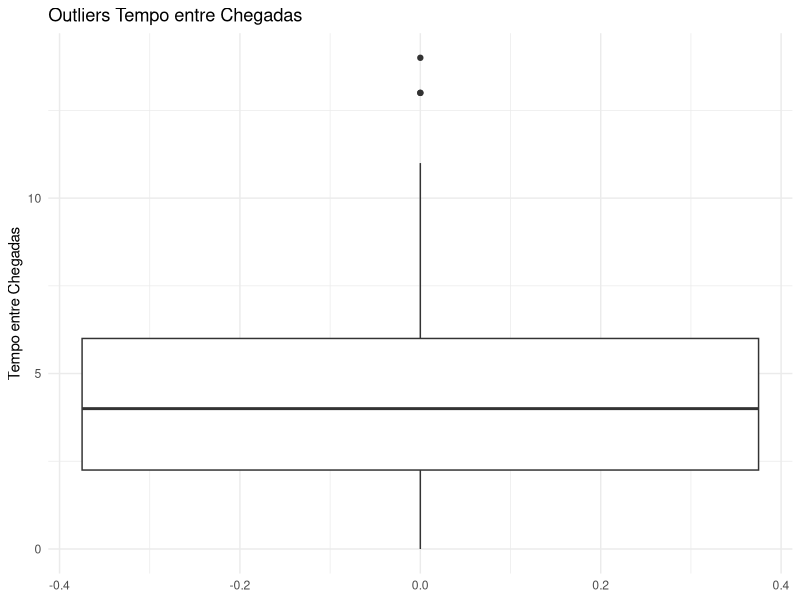
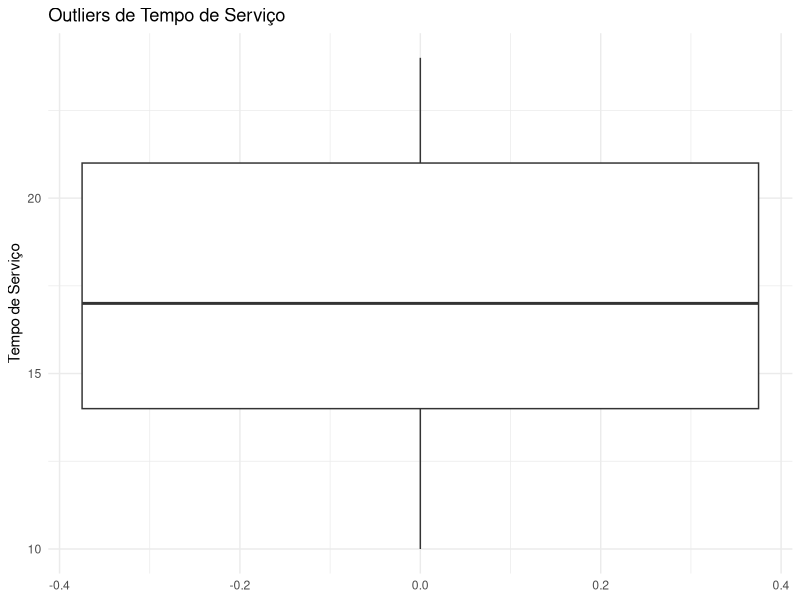
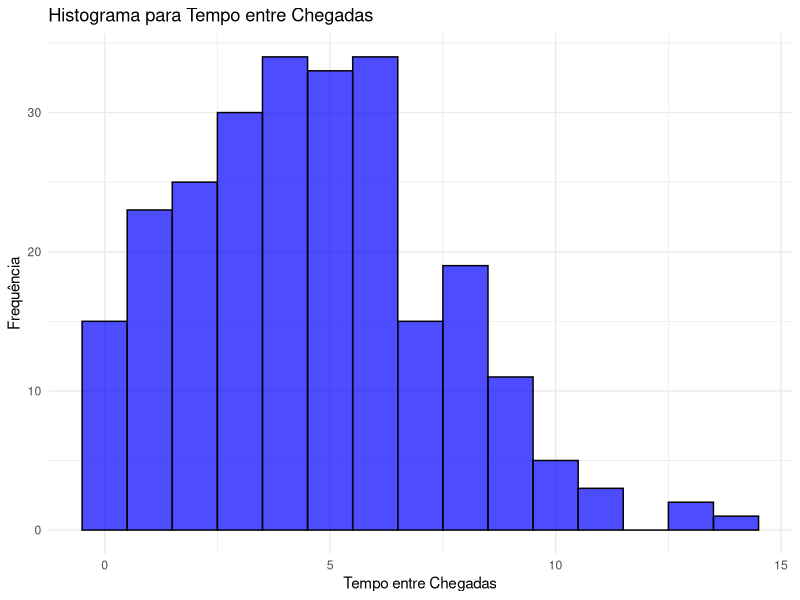
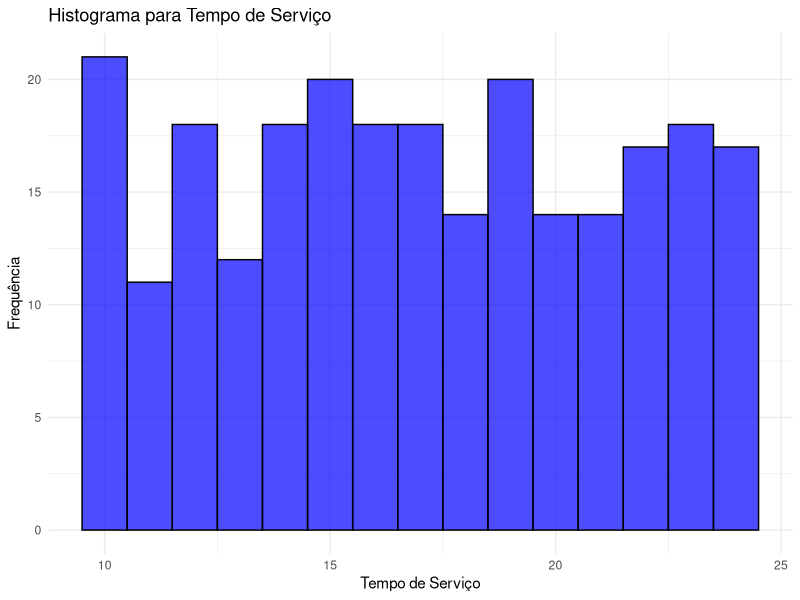

Write the R code that produced these figures, in order.
## ---- chunk 1
library(ggplot2)
## ---- chunk 2
tempoChegadas <- read.csv("./data/tc.txt")
tempoServico <- read.csv("./data/ts.txt")
## ---- chunk 3
calcular_moda <- function(dados) {
  uniqv <- unique(dados)
  uniqv[which.max(tabulate(match(dados, uniqv)))]
}
## ---- chunk 4
media_chegadas <- mean(tempoChegadas$x)
mediana_chegadas <- median(tempoChegadas$x)
moda_chegadas <- calcular_moda(tempoChegadas$x)
desvio_padrao_chegadas <- sd(tempoChegadas$x)
maximo_chegadas <- max(tempoChegadas$x)
minimo_chegadas <- min(tempoChegadas$x)
## ---- chunk 5
cat("\n")
cat("Estatísticas descritivas para Tempo entre Chegadas:\n")
cat("Média:", media_chegadas, "\n")
cat("Mediana:", mediana_chegadas, "\n")
cat("Moda:", moda_chegadas, "\n")
cat("Desvio Padrão:", desvio_padrao_chegadas, "\n")
cat("Máximo:", maximo_chegadas, "\n")
cat("Mínimo:", minimo_chegadas, "\n")
## ---- chunk 6
media_servico <- mean(tempoServico$x)
mediana_servico <- median(tempoServico$x)
moda_servico <- calcular_moda(tempoServico$x)
desvio_padrao_servico <- sd(tempoServico$x)
maximo_servico <- max(tempoServico$x)
minimo_servico <- min(tempoServico$x)
## ---- chunk 7
cat("Estatísticas descritivas para Tempo de Serviço:\n")
cat("Média:", media_servico, "\n")
cat("Mediana:", mediana_servico, "\n")
cat("Moda:", moda_servico, "\n")
cat("Desvio Padrão:", desvio_padrao_servico, "\n")
cat("Máximo:", maximo_servico, "\n")
cat("Mínimo:", minimo_servico, "\n")
## ---- chunk 8
identificar_outliers <- function(dados) {
  Q1 <- quantile(dados, 0.25)
  Q3 <- quantile(dados, 0.75)
  IQR <- Q3 - Q1
  
  limite_inferior_moderado <- Q1 - 1.5 * IQR
  limite_superior_moderado <- Q3 + 1.5 * IQR
  limite_inferior_extremo <- Q1 - 3 * IQR
  limite_superior_extremo <- Q3 + 3 * IQR
  
  outliers_moderados <- dados[dados < limite_inferior_moderado | dados > limite_superior_moderado]
  outliers_extremos <- dados[dados < limite_inferior_extremo | dados > limite_superior_extremo]
  
  if (length(outliers_moderados) == 0) {
    outliers_moderados <- "não há"
  }
  
  if (length(outliers_extremos) == 0) {
    outliers_extremos <- "não há"
  }
  
  list(moderados = outliers_moderados, extremos = outliers_extremos)
}
## ---- chunk 9
outliers_chegadas <- identificar_outliers(tempoChegadas$x)
cat("Outliers moderados para Tempo entre Chegadas:\n")
print(outliers_chegadas$moderados)
cat("Outliers extremos para Tempo entre Chegadas:\n")
print(outliers_chegadas$extremos)

ggplot(tempoChegadas, aes(y = x)) +
  geom_boxplot() +
  ggtitle("Outliers Tempo entre Chegadas") +
  ylab("Tempo entre Chegadas") +
  theme_minimal()
## ---- chunk 10
outliers_servico <- identificar_outliers(tempoServico$x)
cat("Outliers moderados para Tempo de Serviço:\n")
print(outliers_servico$moderados)
cat("Outliers extremos para Tempo de Serviço:\n")
print(outliers_servico$extremos)

ggplot(tempoServico, aes(y = x)) +
  geom_boxplot() +
  ggtitle("Outliers de Tempo de Serviço") +
  ylab("Tempo de Serviço") +
  theme_minimal()
## ---- chunk 11
ggplot(tempoChegadas, aes(x = x)) +
  geom_histogram(binwidth = 1, fill = "blue", color = "black", alpha = 0.7) +
  labs(title = "Histograma para Tempo entre Chegadas", x = "Tempo entre Chegadas", y = "Frequência") +
  theme_minimal()
## ---- chunk 12
ggplot(tempoServico, aes(x = x)) +
  geom_histogram(binwidth = 1, fill = "blue", color = "black", alpha = 0.7) +
  labs(title = "Histograma para Tempo de Serviço", x = "Tempo de Serviço", y = "Frequência") +
  theme_minimal()
## ---- chunk 13

## ---- chunk 14

## ---- chunk 15

## ---- chunk 16

## ---- chunk 17

## ---- chunk 18

## ---- chunk 19

## ---- chunk 20

